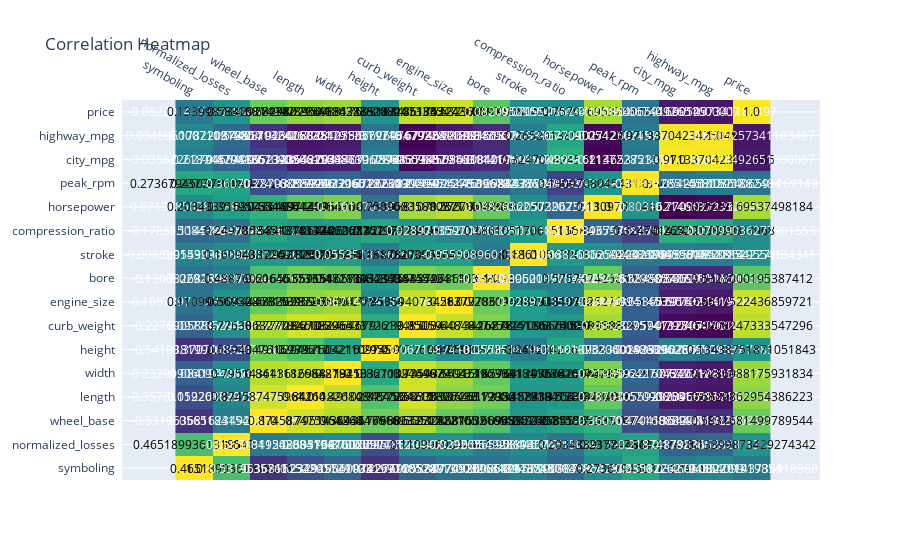

Notebook code cell kept with this figure:
### Markdown cell above
### Correlation Heatmap

### Code cell
import plotly.figure_factory as ff
numeric_columns = data.select_dtypes(include=['int64', 'float64'])
correlation_matrix = numeric_columns.corr()
fig = ff.create_annotated_heatmap(z=correlation_matrix.values,
                                  x=list(correlation_matrix.columns),
                                  y=list(correlation_matrix.index),
                                  colorscale='Viridis')
fig.update_layout(title='Correlation Heatmap')
fig.show()
